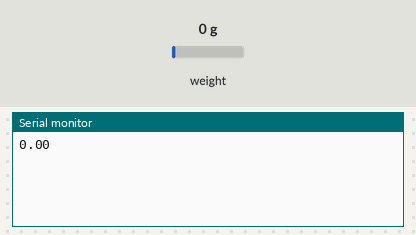
The sketch below on a simulated ESP32. Parts: the last lines printed to the serial monitor. Inputs (shaded band) come from the test bench; at power-on: weight on the scale 0 g.

Above: at 2.2 s.
2.3 s: weight on the scale set to 100 g
At 4.6 s:
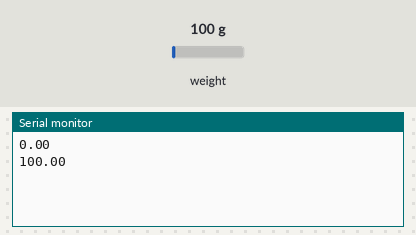
4.8 s: weight on the scale set to 1250 g
At 6.3 s:
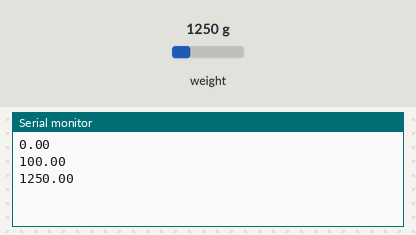
Timing chart, 0 to 7.8 s (numbered marks = the images above; inputs shaded):
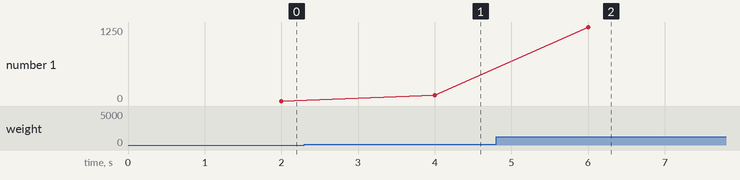

The sketch:

hx711_calibration_tendon.ino
```cpp
#include "HX711.h"

// Define pins ------------------------------------------
// Botton row:
#define MOTOR_A 26    // Motor output A (A0 in ESP32)
#define MOTOR_B 25    // Motor output B (A1 in ESP32)
#define BTN_G 34      // Button green input (A2 in ESP32)
#define BTN_R 39      // Button red input (A3 in ESP32)
#define JOYSTICK_L 36 // Joystick left input (A4 in ESP32)
#define JOYSTICK_R 4  // Joystick right input (A5 in ESP32)
#define FOOTPEDAL 21  // Footpedal switch input (21 in ESP32, it needs pull-down resistor)
// Top row:
#define LED_PIN 13  // ESP32's built-in led pin
#define TEMP_PIN 12 // Should not use this pin to work appropriately
#define E1 27       // Encoder pin1
#define E2 33       // Encoder pin2
#define LOADCELL_DOUT_PIN 15    // Loadcell 1 data
#define LOADCELL_SCK_PIN 32    // Loadcell 1 clock
#define TC 14       // Thermal couple analog input
#define LOADCELL_DOUT_PIN_2 22      // Loadcell 2 data
#define LOADCELL_SCK_PIN_2 23      // Loadcell 2 clock

HX711 scale2;

void setup() {
  Serial.begin(115200);
  scale2.begin(LOADCELL_DOUT_PIN_2, LOADCELL_SCK_PIN_2);
  scale2.set_scale(239);
  scale2.tare();
}

void loop() {

//  if (scale.is_ready()) {
//    long reading = scale.read();
//    Serial.print("HX711 reading: ");
//    Serial.println(reading);
//  } else {
//    Serial.println("HX711 not found.");
//  }

Serial.println(scale2.get_units(10));
  delay(1000);

}
```

Measured:
- after the input at 2.3 s, the serial monitor: prints a new line after 1.7 s (image 1)
- after the input at 4.8 s, the serial monitor: prints a new line after 1.2 s (image 2)
- plotted number 1: 0 → 100 after the input at 2.3 s, 100 → 1250 after the input at 4.8 s
